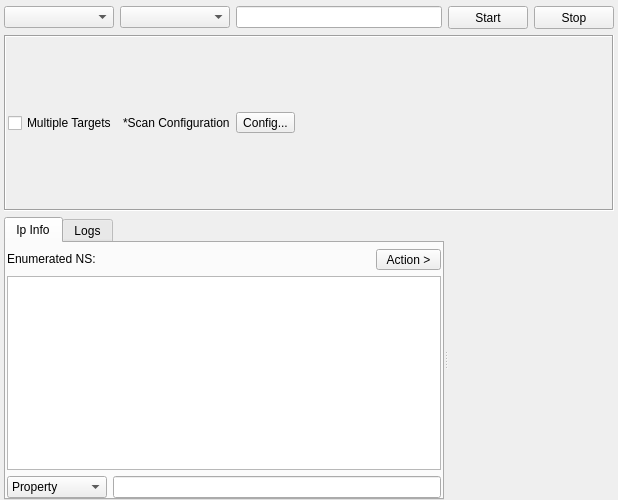
<?xml version="1.0" encoding="UTF-8"?>
<ui version="4.0">
 <class>NSTool</class>
 <widget class="QWidget" name="NSTool">
  <property name="geometry">
   <rect>
    <x>0</x>
    <y>0</y>
    <width>618</width>
    <height>500</height>
   </rect>
  </property>
  <property name="windowTitle">
   <string>NS Record Tool</string>
  </property>
  <layout class="QVBoxLayout" name="verticalLayout_2">
   <property name="leftMargin">
    <number>4</number>
   </property>
   <property name="topMargin">
    <number>6</number>
   </property>
   <property name="rightMargin">
    <number>4</number>
   </property>
   <property name="bottomMargin">
    <number>0</number>
   </property>
   <item>
    <layout class="QHBoxLayout" name="horizontalLayout">
     <item>
      <widget class="QComboBox" name="comboBoxEngine">
       <property name="minimumSize">
        <size>
         <width>110</width>
         <height>0</height>
        </size>
       </property>
      </widget>
     </item>
     <item>
      <widget class="QComboBox" name="comboBoxOption">
       <property name="minimumSize">
        <size>
         <width>110</width>
         <height>0</height>
        </size>
       </property>
      </widget>
     </item>
     <item>
      <widget class="QLineEdit" name="lineEditTarget"/>
     </item>
     <item>
      <widget class="QPushButton" name="buttonStart">
       <property name="minimumSize">
        <size>
         <width>75</width>
         <height>23</height>
        </size>
       </property>
       <property name="sizeIncrement">
        <size>
         <width>0</width>
         <height>0</height>
        </size>
       </property>
       <property name="text">
        <string>Start</string>
       </property>
      </widget>
     </item>
     <item>
      <widget class="QPushButton" name="buttonStop">
       <property name="minimumSize">
        <size>
         <width>75</width>
         <height>23</height>
        </size>
       </property>
       <property name="sizeIncrement">
        <size>
         <width>0</width>
         <height>0</height>
        </size>
       </property>
       <property name="text">
        <string>Stop</string>
       </property>
      </widget>
     </item>
    </layout>
   </item>
   <item>
    <widget class="QFrame" name="frame">
     <property name="frameShape">
      <enum>QFrame::Box</enum>
     </property>
     <property name="frameShadow">
      <enum>QFrame::Sunken</enum>
     </property>
     <layout class="QHBoxLayout" name="horizontalLayout_2">
      <property name="leftMargin">
       <number>2</number>
      </property>
      <property name="rightMargin">
       <number>2</number>
      </property>
      <item>
       <widget class="QCheckBox" name="checkBoxMultipleTargets">
        <property name="text">
         <string>Multiple Targets</string>
        </property>
       </widget>
      </item>
      <item>
       <widget class="QLabel" name="label_2">
        <property name="text">
         <string>*Scan Configuration</string>
        </property>
       </widget>
      </item>
      <item>
       <widget class="QToolButton" name="buttonConfig">
        <property name="text">
         <string>Config...</string>
        </property>
       </widget>
      </item>
      <item>
       <spacer name="horizontalSpacer">
        <property name="orientation">
         <enum>Qt::Horizontal</enum>
        </property>
        <property name="sizeHint" stdset="0">
         <size>
          <width>396</width>
          <height>20</height>
         </size>
        </property>
       </spacer>
      </item>
     </layout>
    </widget>
   </item>
   <item>
    <widget class="QSplitter" name="splitter">
     <property name="orientation">
      <enum>Qt::Horizontal</enum>
     </property>
     <widget class="QTabWidget" name="tabWidget">
      <property name="currentIndex">
       <number>0</number>
      </property>
      <widget class="QWidget" name="tabInfo">
       <attribute name="title">
        <string>Ip Info</string>
       </attribute>
       <layout class="QVBoxLayout" name="verticalLayout">
        <property name="leftMargin">
         <number>1</number>
        </property>
        <property name="topMargin">
         <number>6</number>
        </property>
        <property name="rightMargin">
         <number>1</number>
        </property>
        <property name="bottomMargin">
         <number>0</number>
        </property>
        <item>
         <layout class="QHBoxLayout" name="horizontalLayout_3">
          <item>
           <widget class="QLabel" name="label_3">
            <property name="sizePolicy">
             <sizepolicy hsizetype="Maximum" vsizetype="Maximum">
              <horstretch>0</horstretch>
              <verstretch>0</verstretch>
             </sizepolicy>
            </property>
            <property name="text">
             <string>Enumerated NS:</string>
            </property>
           </widget>
          </item>
          <item>
           <widget class="QLabel" name="labelResultsCount">
            <property name="sizePolicy">
             <sizepolicy hsizetype="Preferred" vsizetype="Preferred">
              <horstretch>0</horstretch>
              <verstretch>0</verstretch>
             </sizepolicy>
            </property>
            <property name="text">
             <string/>
            </property>
           </widget>
          </item>
          <item>
           <widget class="QToolButton" name="toolButton">
            <property name="minimumSize">
             <size>
              <width>65</width>
              <height>20</height>
             </size>
            </property>
            <property name="text">
             <string>Action &gt;</string>
            </property>
           </widget>
          </item>
         </layout>
        </item>
        <item>
         <widget class="QTreeView" name="treeResults">
          <property name="acceptDrops">
           <bool>false</bool>
          </property>
          <property name="alternatingRowColors">
           <bool>true</bool>
          </property>
          <property name="selectionMode">
           <enum>QAbstractItemView::SingleSelection</enum>
          </property>
          <attribute name="headerCascadingSectionResizes">
           <bool>true</bool>
          </attribute>
          <attribute name="headerMinimumSectionSize">
           <number>220</number>
          </attribute>
          <attribute name="headerDefaultSectionSize">
           <number>220</number>
          </attribute>
          <attribute name="headerHighlightSections">
           <bool>true</bool>
          </attribute>
         </widget>
        </item>
        <item>
         <layout class="QHBoxLayout" name="horizontalLayout_4">
          <item>
           <widget class="QComboBox" name="comboBox_3">
            <property name="minimumSize">
             <size>
              <width>100</width>
              <height>0</height>
             </size>
            </property>
            <item>
             <property name="text">
              <string>Property</string>
             </property>
            </item>
            <item>
             <property name="text">
              <string>Value</string>
             </property>
            </item>
           </widget>
          </item>
          <item>
           <widget class="QLineEdit" name="lineEditFilter"/>
          </item>
         </layout>
        </item>
       </layout>
      </widget>
      <widget class="QWidget" name="tabLogs">
       <attribute name="title">
        <string>Logs</string>
       </attribute>
       <layout class="QVBoxLayout" name="verticalLayout_3">
        <property name="leftMargin">
         <number>2</number>
        </property>
        <property name="topMargin">
         <number>6</number>
        </property>
        <property name="rightMargin">
         <number>2</number>
        </property>
        <property name="bottomMargin">
         <number>0</number>
        </property>
        <item>
         <widget class="QPlainTextEdit" name="plainTextEditLogs"/>
        </item>
       </layout>
      </widget>
     </widget>
     <widget class="InputWidget" name="targets" native="true">
      <property name="minimumSize">
       <size>
        <width>0</width>
        <height>150</height>
       </size>
      </property>
     </widget>
    </widget>
   </item>
  </layout>
 </widget>
 <customwidgets>
  <customwidget>
   <class>InputWidget</class>
   <extends>QWidget</extends>
   <header>src/widgets/InputWidget.h</header>
   <container>1</container>
  </customwidget>
 </customwidgets>
 <resources/>
 <connections/>
</ui>
